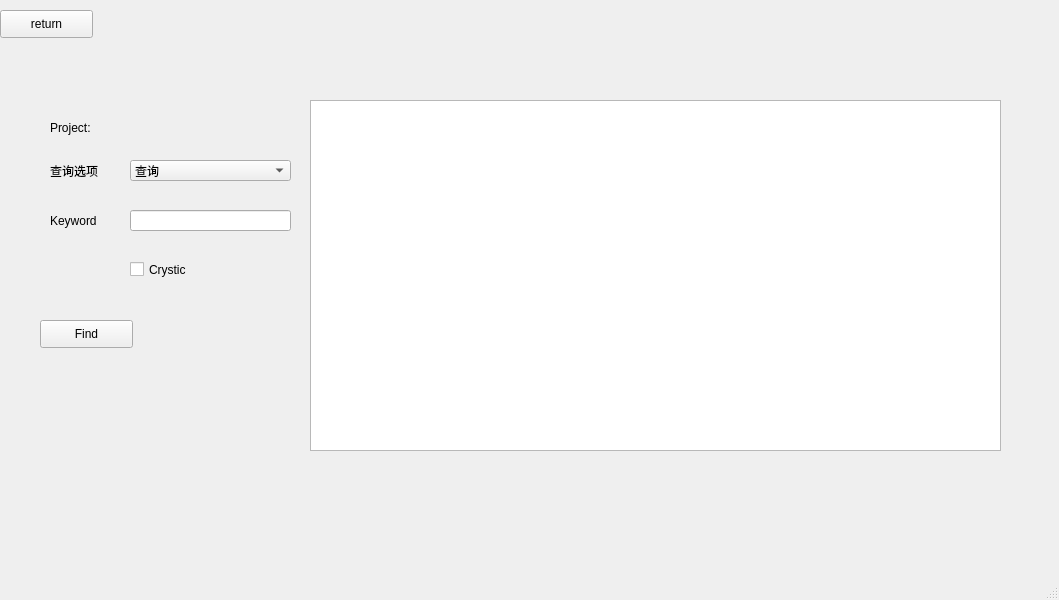
<?xml version="1.0" encoding="UTF-8"?>
<ui version="4.0">
 <class>interface</class>
 <widget class="QMainWindow" name="interface">
  <property name="geometry">
   <rect>
    <x>0</x>
    <y>0</y>
    <width>1059</width>
    <height>600</height>
   </rect>
  </property>
  <property name="windowTitle">
   <string>interface</string>
  </property>
  <widget class="QWidget" name="centralwidget">
   <widget class="QTextBrowser" name="text">
    <property name="geometry">
     <rect>
      <x>310</x>
      <y>100</y>
      <width>691</width>
      <height>351</height>
     </rect>
    </property>
   </widget>
   <widget class="QComboBox" name="comboBox">
    <property name="geometry">
     <rect>
      <x>130</x>
      <y>160</y>
      <width>161</width>
      <height>21</height>
     </rect>
    </property>
    <item>
     <property name="text">
      <string>查询</string>
     </property>
    </item>
    <item>
     <property name="text">
      <string>可用车辆</string>
     </property>
    </item>
   </widget>
   <widget class="QLabel" name="label_3">
    <property name="geometry">
     <rect>
      <x>50</x>
      <y>160</y>
      <width>60</width>
      <height>21</height>
     </rect>
    </property>
    <property name="text">
     <string>查询选项</string>
    </property>
   </widget>
   <widget class="QLabel" name="project">
    <property name="geometry">
     <rect>
      <x>50</x>
      <y>120</y>
      <width>72</width>
      <height>15</height>
     </rect>
    </property>
    <property name="text">
     <string>Project:</string>
    </property>
   </widget>
   <widget class="QLabel" name="linelable">
    <property name="geometry">
     <rect>
      <x>50</x>
      <y>210</y>
      <width>56</width>
      <height>21</height>
     </rect>
    </property>
    <property name="text">
     <string>Keyword</string>
    </property>
   </widget>
   <widget class="QLineEdit" name="lineEdit">
    <property name="enabled">
     <bool>true</bool>
    </property>
    <property name="geometry">
     <rect>
      <x>130</x>
      <y>210</y>
      <width>161</width>
      <height>21</height>
     </rect>
    </property>
   </widget>
   <widget class="QPushButton" name="pushButton">
    <property name="geometry">
     <rect>
      <x>40</x>
      <y>320</y>
      <width>93</width>
      <height>28</height>
     </rect>
    </property>
    <property name="text">
     <string>Find</string>
    </property>
   </widget>
   <widget class="QCheckBox" name="checkBox">
    <property name="geometry">
     <rect>
      <x>130</x>
      <y>260</y>
      <width>91</width>
      <height>19</height>
     </rect>
    </property>
    <property name="text">
     <string>Crystic</string>
    </property>
   </widget>
   <widget class="QPushButton" name="pushButton_2">
    <property name="geometry">
     <rect>
      <x>0</x>
      <y>10</y>
      <width>93</width>
      <height>28</height>
     </rect>
    </property>
    <property name="text">
     <string>return</string>
    </property>
   </widget>
  </widget>
  <widget class="QMenuBar" name="menubar">
   <property name="geometry">
    <rect>
     <x>0</x>
     <y>0</y>
     <width>1059</width>
     <height>26</height>
    </rect>
   </property>
  </widget>
  <widget class="QStatusBar" name="statusbar"/>
 </widget>
 <resources/>
 <connections/>
</ui>
